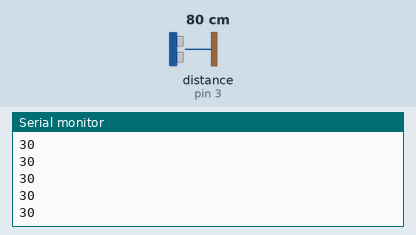
Recording of a sketch running on a simulated Arduino Uno, built with avr-gcc and run on an emulated ATmega328P. On the bench: the last lines printed to the serial monitor. Wiring (inferred from the names in the program): ultrasonic range finder: trigger pin 4; echo pin 3. Inputs (shaded band) come from the test bench; at power-on: distance to the obstacle (sensor on pin 3) 80 cm. The echo pulse lasts 58.3 µs per cm.

Above: at 1.2 s.
1.3 s: distance to the obstacle (sensor on pin 3) set to 2 cm
At 1.6 s:
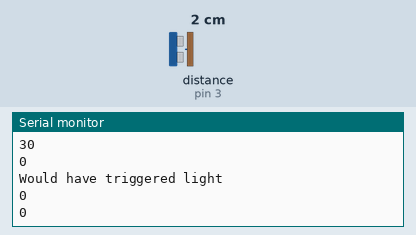
2.8 s: distance to the obstacle (sensor on pin 3) set to 4 cm
At 2.82 s:
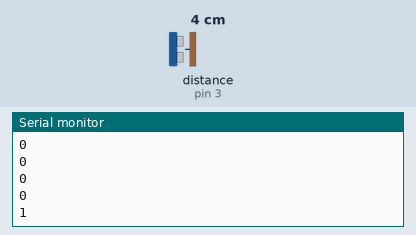
Timing chart, 0 to 5.8 s (numbered marks = the images above; inputs shaded):
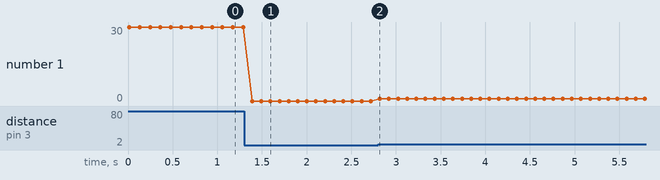

Measured:
- after the input at 1.3 s, the serial monitor: prints a new line after 0.09 s (image 1)
- after the input at 2.8 s, the serial monitor: prints a new line at once (image 2)
- plotted number 1: 30 → 0 after the input at 1.3 s, 0 → 1 after the input at 2.8 s

The sketch:

sensor_test.ino
```cpp
// ALCSS - Automatic Light Car Stopping Signal Sensor Test
// Reads from an ultrasonic sensor and prints the value to console

#define TRIGGER_PIN 4 // pin connected to the trigger pin of the ultrasonic sensor
#define ECHO_PIN  3   // pin connected to the echo pin of the ultrasonic sensor

bool wasInRange = false;    // tracks whether or not prior run already detected the stopping distance required

void setup() {
  pinMode(TRIGGER_PIN, OUTPUT); // set the trigger pin to output
  pinMode(ECHO_PIN, INPUT);     // set the echo pin to input

  Serial.begin(9600);
}

void loop() {
  int sensorValue = readSensor();

  Serial.println(sensorValue);

  if (sensorValue <= 24) {
    if (!wasInRange) {
      Serial.println("Would have triggered light");
      wasInRange = true;
    }
  }
  else {
    wasInRange = false;
  }

  delay(100);
}

// reads the ultrasonic sensor 3x and returns the average distance in inches
int readSensor() {
  int totInches = 0;

  for (int x = 0; x < 3; x++) {
    digitalWrite(TRIGGER_PIN, LOW);
    delayMicroseconds(2);
    digitalWrite(TRIGGER_PIN, HIGH);
    delayMicroseconds(10);
    digitalWrite(TRIGGER_PIN, LOW);

    long duration = pulseIn(ECHO_PIN, HIGH);

    totInches += duration*0.0133/2;
  }

  return totInches / 3;
}
```
